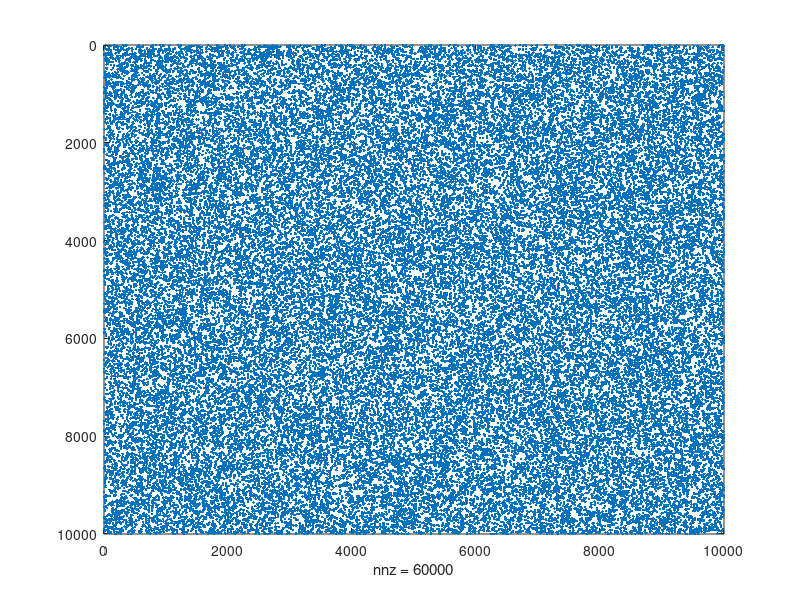

Write MATLAB code to recreate this figure.
%% Make random undirected graph

nvertices = 10000;
approx_edges = 6*nvertices;
density = approx_edges / (nvertices^2) ;

%% create random edges
E = sprand(nvertices, nvertices, density);

spy(E);

%% save random graph
prefix = 'random_graph';
[u,v] = find(E);
tbl = unique([u-1 v-1; v-1 u-1], 'rows');
dlmwrite([prefix, '.tsv'], tbl, 'delimiter', '\t', 'precision', '%8d');